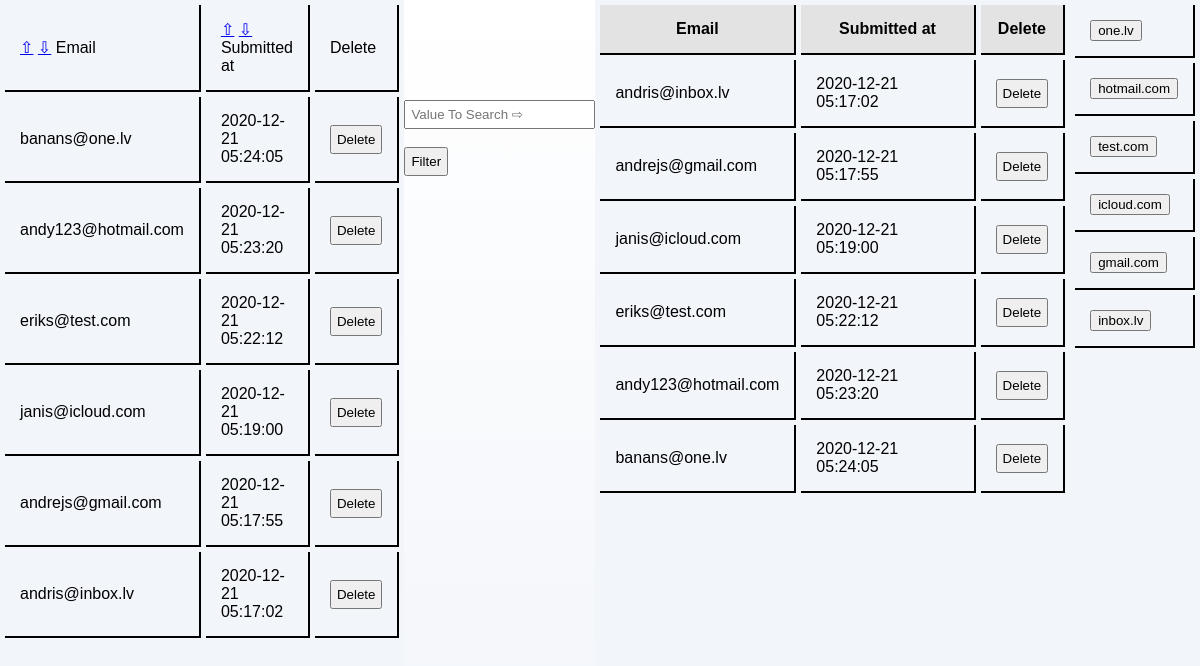
The app's page /posts/DateDEC with its own data.
### tables this page shows
CREATE TABLE `emails` (
  `id` int(255) NOT NULL,
  `email` varchar(255) DEFAULT NULL,
  `created_at` datetime NOT NULL DEFAULT current_timestamp()
);

### app/controllers/Posts.php (called while the page is built, shortened)
<?php
class Posts extends Controller {
    public function __construct() {
        $this->postModel = $this->model('Post');
    }
    public function DateDEC() {
        $posts = $this->postModel->orderByDateDESC();
        $data = [
            'posts' => $posts
        ];
        $this->view('posts/index', $data);
    }
}

### app/libraries/Core.php (called while the page is built, shortened)
<?php
class Core {
  protected $currentMethod = 'index';
  public function __construct(){
    $url = $this->getUrl();
    if(file_exists('../app/controllers/' . ucwords($url[0]). '.php')){
      unset($url[0]);
    }
    $this->currentController = new $this->currentController;
    if(isset($url[1])){
      if(method_exists($this->currentController, $url[1])){
        $this->currentMethod = $url[1];
        unset($url[1]);
      }
    }
    $this->params = $url ? array_values($url) : [];
    call_user_func_array([$this->currentController, $this->currentMethod], $this->params);
  }
  public function getUrl(){
    if(isset($_GET['url'])){
      $url = rtrim($_GET['url'], '/');
      $url = filter_var($url, FILTER_SANITIZE_URL);
      $url = explode('/', $url);
      return $url;
    }
  }
}

### app/require.php (called while the page is built, shortened)
<?php
    require_once 'libraries/Core.php';
    require_once 'libraries/Database.php';
    $init = new Core();

### public/index.php (called while the page is built)
<?php
    require_once '../app/require.php';

### app/libraries/Database.php (called while the page is built, shortened)
<?php
class Database {
    private $dbHost = DB_HOST;
    private $dbUser = DB_USER;
    private $dbPass = DB_PASS;
    private $dbName = DB_NAME;
    private $statement;
    private $dbHandler;
    public function __construct() {
        $conn = 'mysql:host=' . $this->dbHost . ';dbname=' . $this->dbName;
        $options = array(
            PDO::ATTR_PERSISTENT => true,
            PDO::ATTR_ERRMODE => PDO::ERRMODE_EXCEPTION
        );
        try {
            $this->dbHandler = new PDO($conn, $this->dbUser, $this->dbPass, $options);
        } catch (PDOException $e) {
            $this->error = $e->getMessage();
            echo $this->error;
        }
    }
    public function query($sql) {
        $this->statement = $this->dbHandler->prepare($sql);
    }
    public function execute() {
        return $this->statement->execute();
    }
    public function resultSet() {
        $this->execute();
        return $this->statement->fetchAll(PDO::FETCH_OBJ);
    }
}

### app/models/Post.php (called while the page is built, shortened)
<?php
class Post {
    private $db;
    public function __construct() {
        $this->db = new Database;
    }
    public function orderByDateDESC() {
        $this->db->query('SELECT * FROM emails ORDER BY created_at  DESC');
        $results = $this->db->resultSet();
        return $results;
    }
}

### app/views/posts/index.php (the view, shortened to what this page needs)
<?php
if(isset($_POST['search' ])){
    $valueToSearch = $_POST['valueToSearch' ];
        $query =("SELECT * FROM `emails` WHERE CONCAT( `email`) LIKE '%".$valueToSearch."%'");
        $search_result = filterTable($query);
}
else if(isset($_POST['filter' ])){
    $valueToSearch = $_POST['filter' ];
        $query =("SELECT * FROM `emails` WHERE CONCAT( `email`) LIKE '%".$valueToSearch."%'");
        $search_result = filterTable($query);
}
else {
    $query = "SELECT * FROM `emails`";
    $search_result = filterTable($query);
}
function filterTable($query){
    $connect = mysqli_connect("localhost", "root", "", "mbit_email_list");
    $filter_Result = mysqli_query($connect, $query);
    return $filter_Result;
}
?>
<!DOCTYPE html>
<html lang="en">
<head>
    <link rel="stylesheet" href="<?php echo URLROOT ?>/public/css/style.css">
</head>
<body>
<div class="tables">
<table>
    <tr>
        <td width="30%"> <a href="<?php echo URLROOT . "/posts/EmailASC"?>">&#8679;</a>
        <a href="<?php echo URLROOT . "/posts/EmailDEC/"?>">&#8681;</a> Email</td>
        <td width="30"> <a href="<?php echo URLROOT . "/posts/index"?>">&#8679;</a>
        <a href="<?php echo URLROOT . "/posts/DateDEC"?>">&#8681;</a> Submitted at</td>
        <td width="10%">Delete</td>
    </tr>
    <?php foreach($data['posts']  as $email ): ?>
        <form action="<?php echo URLROOT . "/posts/delete/" . $email->id ?>" method="POST">
            <tr>
                <td><?php echo $email->email; ?></td>
                <td><?php echo $email->created_at; ?></td>
                <td><input  type="submit"   name="delete" value="Delete" ></td>
            </tr>
        </form>
    <?php endforeach; ?>
</table>
<table>
    <form action="index.php" method="post">
        <div class="search">
            <input type="text" name="valueToSearch" placeholder="Value To Search &#8680;" ><br><br>
            <input type="submit" name="search" value="Filter"><br><br>
        </div>
            <tr>
                <th>Email</th>
                <th>Submitted at</th>
                <th>Delete</th>
            </tr>
        <?php while($row = mysqli_fetch_array($search_result)):?>
            <tr>
                <td><?php echo $row['email'];?></td>
                <td><?php echo $row['created_at'];?></td>
                <form action="<?php echo URLROOT . "/posts/delete/" . $email->id ?>" method="POST">
                <td><input  type="submit"   name="delete" value="Delete" ></td>
                </form>
            </tr>
        <?php endwhile;?>
    </form>
</table>
<table>
     <?php
    foreach($data['posts']  as $email ):
        $emaili = "echo $email->email";
        $parts = explode("@",$emaili );
        $domains = $parts [1];
    ?>
    <form action="index.php" method="post">
        <tr>
            <td>
                <button name="filter" type="text" value="<?php echo $domains;?>" > <?php echo $domains;?> </button>
            </td>
        </tr>
    </form>
    <?php endforeach; ?>
</div>

### public/css/style.css (style rules this page uses)
html, body { margin: 0; padding: 0; width: 100%; height: 100%; background:linear-gradient(180deg, #FFFFFF 0%, #F2F5FA 100%); }
input { padding-top: 4px; padding-left: 39px; -webkit-box-sizing: border-box; -moz-box-sizing: border-box; box-sizing: border-box; }
table { font-family: Arial, sans-serif; display: flex; flex-direction:row; align-items: inline; min-height: 100vh; border-spacing: 5px; background: #f2f5fa; }
th { background-color: #e3e3e4; font-weight: bold; }
td, th { border-style: solid; border-width: 0 2px 2px 0; border-color: rgb(0, 0, 0); padding: 15px 15px; }
.tables { display: flex;; flex-direction:row; align-items: inline; }
.search { padding-top: 100px; }
.tables input { padding: 5px; }

### records on screen
emails: email "banans@one.lv", created_at "2020-12-21 05:24:05", email "one.lv"
emails: email "andy123@hotmail.com", created_at "2020-12-21 05:23:20", email "hotmail.com"
emails: email "eriks@test.com", created_at "2020-12-21 05:22:12", email "test.com"
emails: email "janis@icloud.com", created_at "2020-12-21 05:19:00", email "icloud.com"
emails: email "andrejs@gmail.com", created_at "2020-12-21 05:17:55", email "gmail.com"
emails: email "andris@inbox.lv", created_at "2020-12-21 05:17:02", email "inbox.lv"
